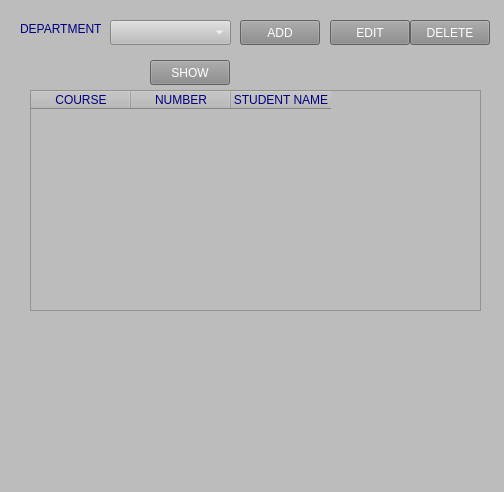
<?xml version="1.0" encoding="UTF-8"?>
<ui version="4.0">
 <class>AdminStuCourse</class>
 <widget class="QMainWindow" name="AdminStuCourse">
  <property name="geometry">
   <rect>
    <x>0</x>
    <y>0</y>
    <width>504</width>
    <height>492</height>
   </rect>
  </property>
  <property name="windowTitle">
   <string>Student Course</string>
  </property>
  <property name="styleSheet">
   <string notr="true">background-color: rgb(188, 188, 188);</string>
  </property>
  <widget class="QWidget" name="centralwidget">
   <widget class="QTableWidget" name="tableWidget">
    <property name="geometry">
     <rect>
      <x>30</x>
      <y>90</y>
      <width>451</width>
      <height>221</height>
     </rect>
    </property>
    <property name="styleSheet">
     <string notr="true">font: 12pt &quot;Rockwell Condensed&quot;;
color: rgb(0, 0, 127);</string>
    </property>
    <column>
     <property name="text">
      <string>COURSE</string>
     </property>
    </column>
    <column>
     <property name="text">
      <string>NUMBER</string>
     </property>
    </column>
    <column>
     <property name="text">
      <string>STUDENT NAME</string>
     </property>
    </column>
   </widget>
   <widget class="QLabel" name="label">
    <property name="geometry">
     <rect>
      <x>20</x>
      <y>20</y>
      <width>81</width>
      <height>17</height>
     </rect>
    </property>
    <property name="styleSheet">
     <string notr="true">color: rgb(0, 0, 127);
font: 12pt &quot;Rockwell Condensed&quot;;</string>
    </property>
    <property name="text">
     <string>DEPARTMENT :</string>
    </property>
   </widget>
   <widget class="QComboBox" name="dept_Combo">
    <property name="geometry">
     <rect>
      <x>110</x>
      <y>20</y>
      <width>121</width>
      <height>25</height>
     </rect>
    </property>
    <property name="styleSheet">
     <string notr="true">color: rgb(255, 255, 255);
font: 12pt &quot;Rockwell Condensed&quot;;</string>
    </property>
   </widget>
   <widget class="QPushButton" name="btn_Edit">
    <property name="geometry">
     <rect>
      <x>330</x>
      <y>20</y>
      <width>80</width>
      <height>25</height>
     </rect>
    </property>
    <property name="styleSheet">
     <string notr="true">color: rgb(255, 255, 255);
background-color: rgb(136, 136, 136);
font: 12pt &quot;Rockwell Condensed&quot;;</string>
    </property>
    <property name="text">
     <string>EDIT</string>
    </property>
   </widget>
   <widget class="QPushButton" name="btn_Delete">
    <property name="geometry">
     <rect>
      <x>410</x>
      <y>20</y>
      <width>80</width>
      <height>25</height>
     </rect>
    </property>
    <property name="styleSheet">
     <string notr="true">color: rgb(255, 255, 255);
background-color: rgb(136, 136, 136);
font: 12pt &quot;Rockwell Condensed&quot;;</string>
    </property>
    <property name="text">
     <string>DELETE</string>
    </property>
   </widget>
   <widget class="QPushButton" name="btn_Show">
    <property name="geometry">
     <rect>
      <x>150</x>
      <y>60</y>
      <width>80</width>
      <height>25</height>
     </rect>
    </property>
    <property name="styleSheet">
     <string notr="true">color: rgb(255, 255, 255);
background-color: rgb(136, 136, 136);
font: 12pt &quot;Rockwell Condensed&quot;;</string>
    </property>
    <property name="text">
     <string>SHOW</string>
    </property>
   </widget>
   <widget class="QPushButton" name="btn_add">
    <property name="geometry">
     <rect>
      <x>240</x>
      <y>20</y>
      <width>80</width>
      <height>25</height>
     </rect>
    </property>
    <property name="styleSheet">
     <string notr="true">color: rgb(255, 255, 255);
background-color: rgb(136, 136, 136);
font: 12pt &quot;Rockwell Condensed&quot;;</string>
    </property>
    <property name="text">
     <string>ADD</string>
    </property>
   </widget>
   <widget class="QLabel" name="label_2">
    <property name="geometry">
     <rect>
      <x>180</x>
      <y>330</y>
      <width>161</width>
      <height>121</height>
     </rect>
    </property>
    <property name="styleSheet">
     <string notr="true">image: url(:/newPrefix/Aydin.png);</string>
    </property>
    <property name="text">
     <string/>
    </property>
   </widget>
  </widget>
  <widget class="QMenuBar" name="menubar">
   <property name="geometry">
    <rect>
     <x>0</x>
     <y>0</y>
     <width>504</width>
     <height>21</height>
    </rect>
   </property>
  </widget>
  <widget class="QStatusBar" name="statusbar"/>
 </widget>
 <resources>
  <include location="../../../../Documents/masaüstü/asd.qrc"/>
 </resources>
 <connections/>
</ui>
